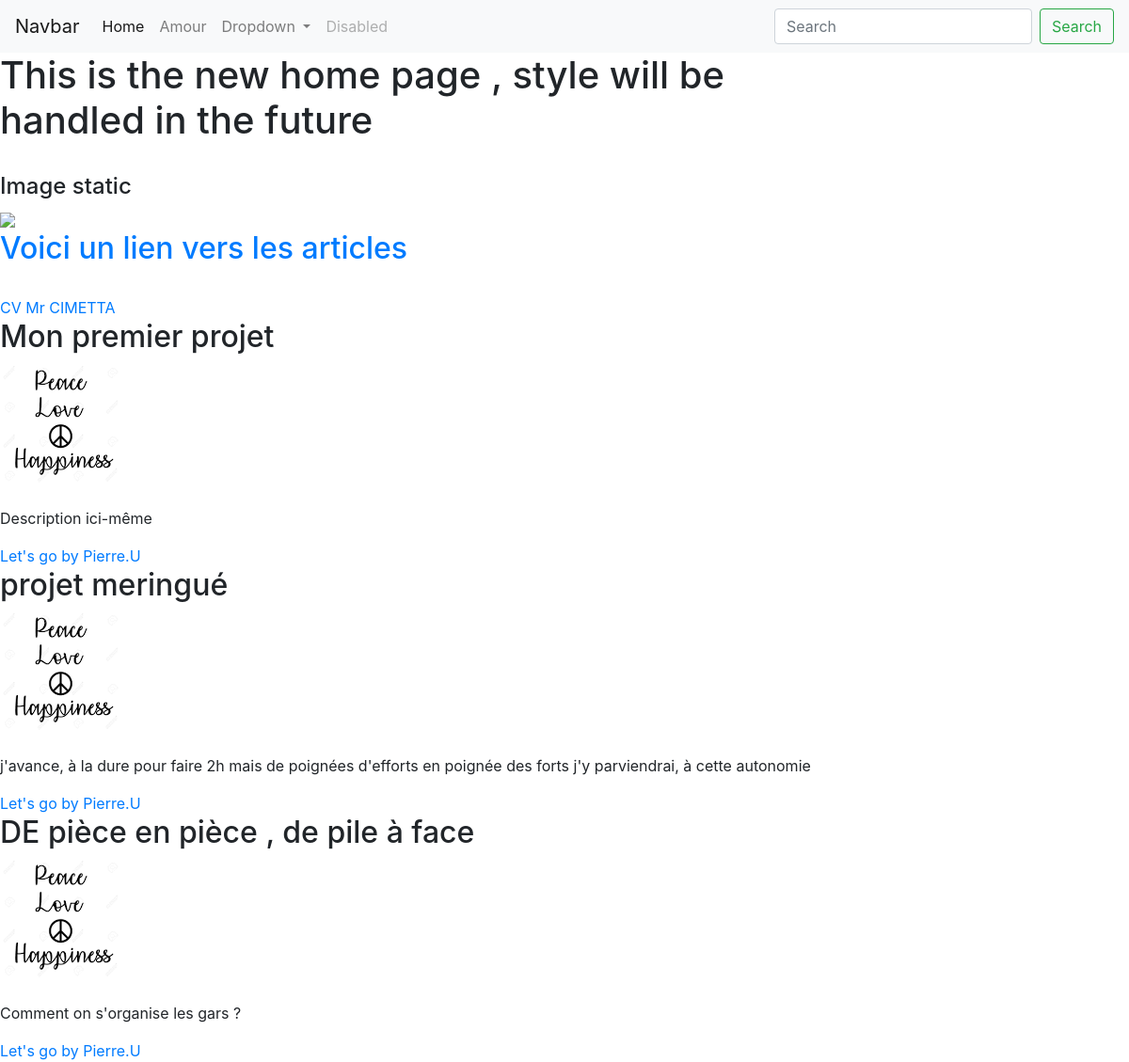
/, run on an earlier commit of the app's database.
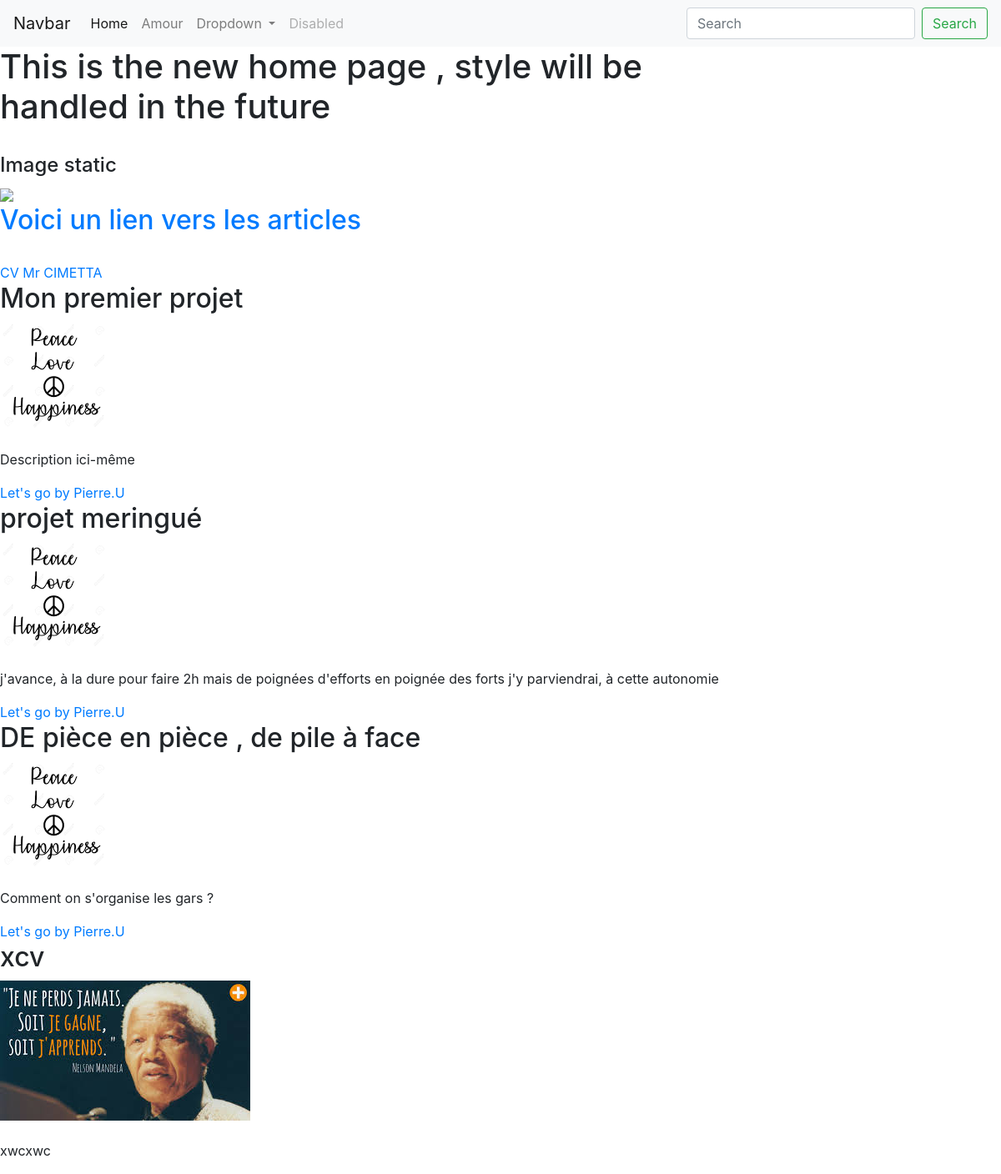
And on a later commit of the database.
### portfolio/models.py (models this page shows, shortened)
class Project(models.Model):
    title=models.CharField(max_length=100)
    description=models.CharField(max_length=250)
    image= models.ImageField(upload_to='portfolio/Images')
    url = models.URLField(blank=True)

### portfolio/views.py (the view)
# urls.py: 2. Add a URL to urlpatterns:  path('', views.home, name='home')
def home(request):
    projects=Project.objects.all()
    return render(request,'portfolio/home.html',{'projects':projects})

### portfolio/templates/portfolio/home.html
{% extends 'portfolio/base.html'%}
{% block content %}
    <h1>This is the new home page , style will be  <br>
    handled in the future </h1>
    <br>
    {% load static %}
    <h4>Image static</h4>
    <img src="{% static 'portfolio/daisy.jpg' %}">
    <br>
    <a href="{% url 'blog:all_blogs'%}"><h2>Voici un lien vers les articles</h2></a>
    <br>
    <a href="http://google.com">CV Mr CIMETTA</a><br>
    {% for project in projects %}
    <h2>{{ project.title }}</h2>
    <p><img src="{{ project.image.url }}" class="img-fluid mb-2" alt="dit moi"></p>
    <p>{{ project.description }}</p>
    {% if project.url %}
    <a href={{project.url}}>Let's go by Pierre.U </a>
    {% endif%}
    {% endfor %}
{% endblock%}

What changed in the data, as far as the page shows it:
added Project: title "xcv", image (picture), description "xwcxwc"
